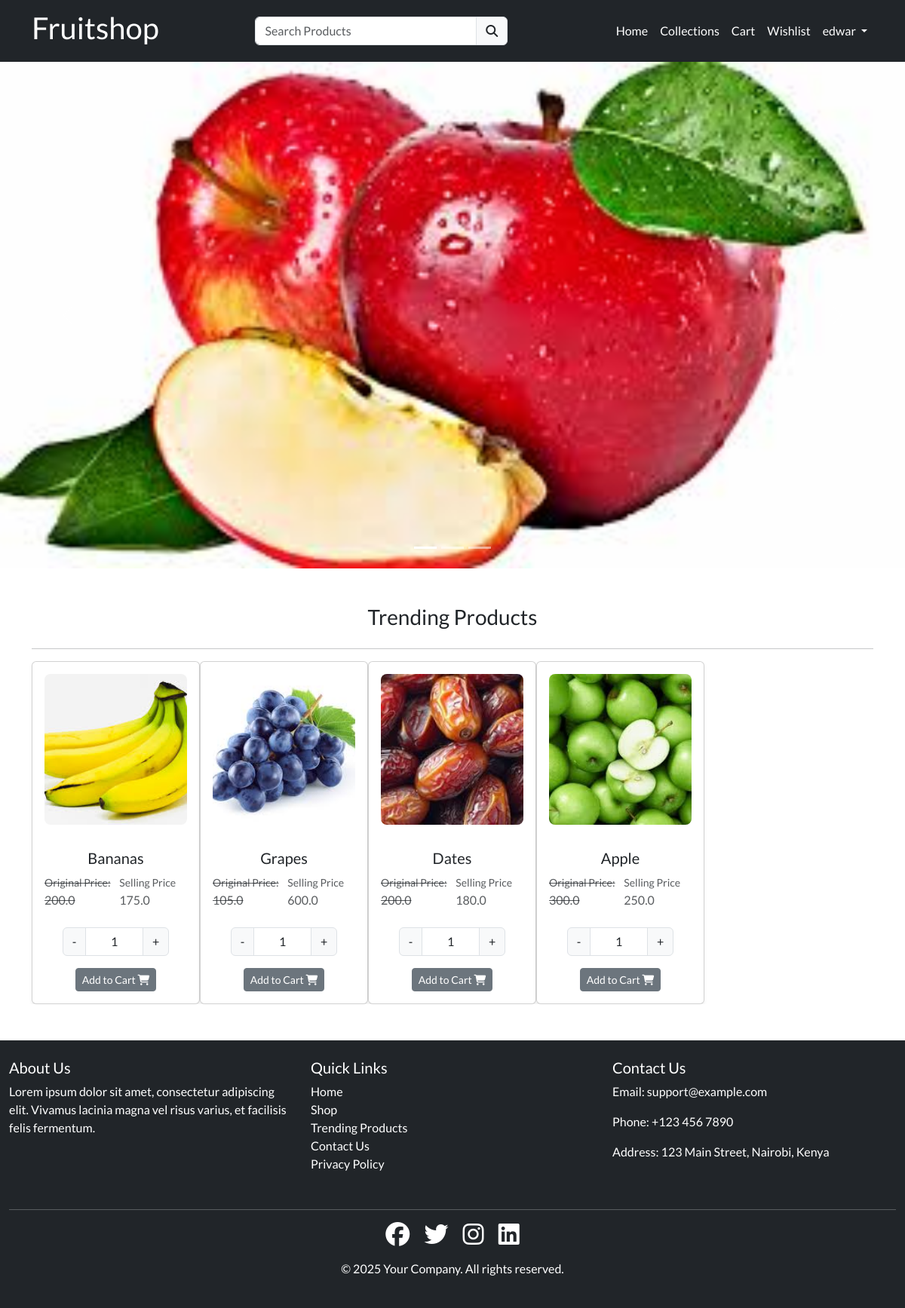
The app's page / (signed in) with its own data.
### store/models.py (models this page shows, shortened)
class Product(models.Model):
    category = models.ForeignKey(Category, on_delete=models.CASCADE)
    slug = models.CharField(max_length=150, null=False, blank=False)
    name = models.CharField(max_length=150, null=False, blank=False)
    product_image = models.ImageField(upload_to=get_file_path, null=True, blank= True  )
    small_description = models.CharField(max_length=150, null=False, blank=False)
    quantity = models.IntegerField(null=False,blank=False)
    description = models.TextField(max_length=500, null=False, blank=False)
    original_price= models.FloatField(null=False, blank=False)
    selling_price= models.FloatField(null=False, blank=False)
    status = models.BooleanField(default=False, help_text="0=default, 1=hidden")
    trending = models.BooleanField(default=False, help_text="0=default, 1=trending")
    tag=models.CharField(max_length=150, null=False, blank=False)
    meta_title = models.CharField(max_length=150, null=False, blank=False)
    meta_keyword = models.CharField(max_length=150, null=False, blank=False)
    meta_description = models.TextField(max_length=500, null=False, blank=False)
    created_at = models.DateTimeField(auto_now=True)

### store/views.py (the view)
# urls.py: 2. Add a URL to urlpatterns:  path('', views.home, name='home')
def home(request):
    trending_products= Product.objects.filter(trending=1)
    context ={'trending_products': trending_products}
    return render(request, "store/index.html", context)

### store/templates/store/index.html (shortened to what this page needs)
{% extends "store/layouts/main.html" %}
{% block content %}
{% include 'store/inc/slider.html' %}
<div class="container my-5">
    <div class="row ">
        <div class="col-md-12">
            <h3 class="text-center mb-4">Trending Products</h3>
            <hr>
            <div class="row owl-carousel owl-theme">
                {% for item in trending_products %}
                    <div class=" product_data item">
                        <div class="card shadow-sm h-100">
                            <a href="{% url 'productview' item.category.slug item.slug %}">
                                <div class="category-image p-3">
                                    <img src="{{ item.product_image.url }}" alt="product image" class="img-fluid rounded-3" />
                                </div>
                            </a>
                            <div class="card-body d-flex flex-column justify-content-between">
                                <h5 class="text-center">{{ item.name }}</h5>
                                <div class="d-flex justify-content-between align-items-center mb-3">
                                    <span class="text-muted"><small><s>Original Price:</small> {{ item.original_price }}</s></span>
                                    <span class="text-muted"><small>Selling Price</small> {{ item.selling_price }}</span>
                                </div>
                                <div class="d-flex flex-column align-items-center mt-2">
                                    <div class="input-group mb-3 w-75">
                                        <button class="input-group-text decrement-btn"> - </button>
                                        <input type="text" name="quantity" class="form-control qty-input text-center" value="1">
                                        <button class="input-group-text increment-btn"> + </button>
                                    </div>
                                    {% if item.quantity > 0 %}
                                        <button type="button" class="btn btn-secondary btn-sm addToCartBtn">
                                            Add to Cart <i class="fa fa-shopping-cart"></i>
                                        </button>
                                    {% else %}
                                        <button type="button" class="btn btn-danger btn-sm disabled">
                                            Out of Stock
                                        </button>
                                    {% endif %}
                                </div>
                            </div>
                        </div>
                    </div>
                {% endfor %}
            </div>
        </div>
    </div>
</div>
{% endblock content %}

### store/templates/store/inc/navbar.html (shortened to what this page needs)
<nav class="navbar navbar-expand-lg bg-dark">
  <div class="container">
      <a class="navbar-brand text-white" href="#"><h1>Fruitshop</h1></a>
      <div class="search-bar">
          <form action="{% url 'searchproduct' %}" method="POST">
              <div class="input-group">
                  <input type="search" required name="productsearch" class="form-control" placeholder="Search Products" id="searchproducts">
                  <button class="input-group-text" type="submit"><i class="fa fa-search"></i></button>
              </div>
          </form>
      </div>
      <div class="collapse navbar-collapse" id="navbarNav">
          <ul class="navbar-nav ms-auto">
              <li class="nav-item">
                  <a class="nav-link text-white {% if request.resolver_match.url_name == 'home'%}active {% endif %}" aria-current="page" href="{% url 'home' %}">Home</a>
              </li>
              <li class="nav-item">
                  <a class="nav-link text-white {% if request.resolver_match.url_name == 'collections'%}active {% endif %}" href="{% url 'collections'%}">Collections</a>
              </li>
              <li class="nav-item">
                  <a class="nav-link text-white {% if request.resolver_match.url_name == 'cart'%}active {% endif %}" aria-current="page" href="{% url 'cart' %}">Cart</a>
              </li>
              <li class="nav-item">
                  <a class="nav-link text-white {% if request.resolver_match.url_name == 'wishlist'%}active {% endif %}" aria-current="page" href="{% url 'wishlist' %}">Wishlist</a>
              </li>
              {% if request.user.is_authenticated %}
                  <li class="nav-item dropdown">
                      <a class="nav-link dropdown-toggle text-white" href="#" role="button" data-bs-toggle="dropdown" aria-expanded="false">
                          {{request.user}}
                      </a>
                  </li>
              {% endif %}
          </ul>
      </div>
  </div>
</nav>

### static/css/custom.css (style rules this page uses)
.search-bar { width: 30% !important; margin-left: 10%; }

### store/templates/store/layouts/main.html (style rules this page uses)
* { font-family: "Lato", sans-serif; font-weight: 400; }
a { text-decoration: none; color: #000; }
.category-image img { width: 100%; height: 200px; object-fit: cover; border-radius: 5px; }
.active { font-weight: 800px; }

### records on screen
Product: product_image (picture), name "Bananas", original_price "200.0", selling_price "175.0", quantity "Add to Cart"
Product: product_image (picture), name "Grapes", original_price "105.0", selling_price "600.0", quantity "Add to Cart"
Product: product_image (picture), name "Dates", original_price "200.0", selling_price "180.0", quantity "Add to Cart"
Product: product_image (picture), name "Apple", original_price "300.0", selling_price "250.0", quantity "Add to Cart"

### other values on screen
{{ request.user }} "edwar"
